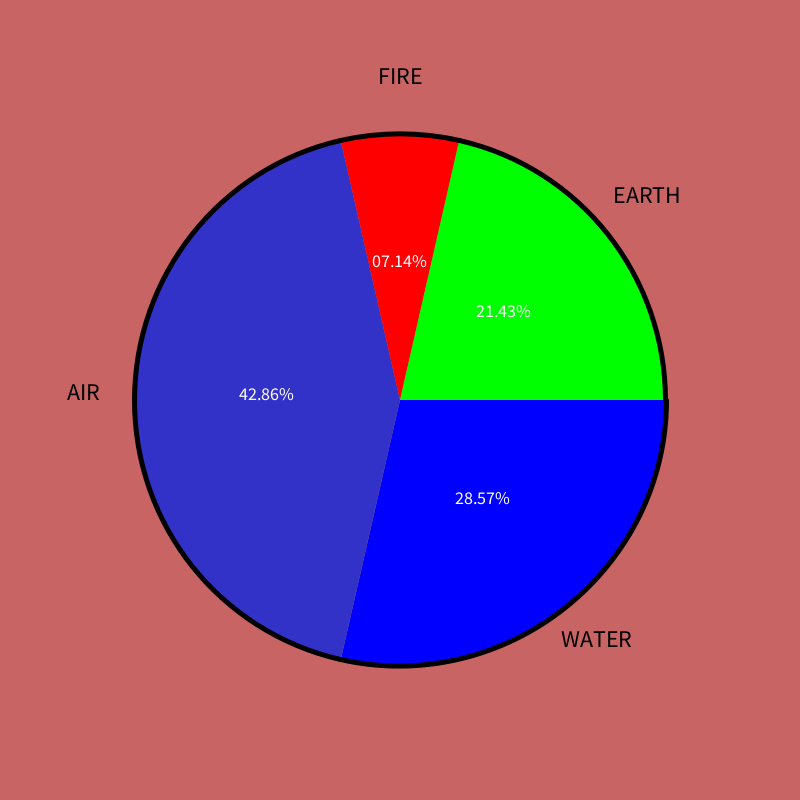
Frame 1 (no input)
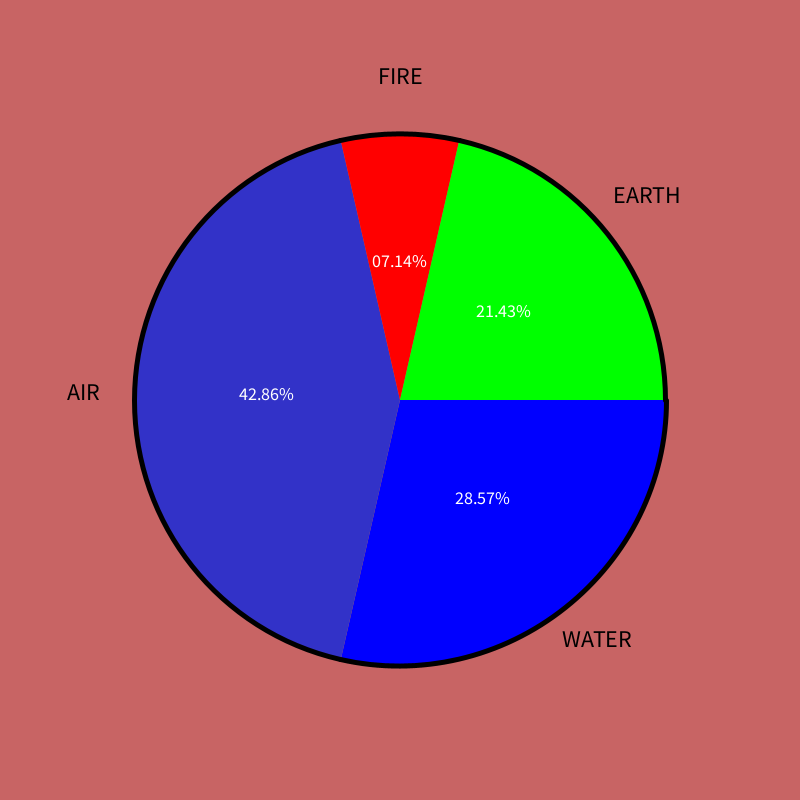
Frame 60 (the mouse pressed at the canvas centre just before this capture)
Frame 120 (the mouse held since frame 60 and released just before this capture): identical to frame 60, image omitted

The Processing sketch that drew these frames (run headless with seeded random() and noise(); from frame 60 on, the mouse is pressed at the canvas centre):

// Processing sketch: sectorDiagram_001
// ── sectorDiagram_001.pde

SectorDiagram s;

String[] textos = {"WATER", "AIR", "FIRE", "EARTH"};
float[] values = {400, 600, 100, 300};
color[] colors = {color(0,0,255), color(50,50,200), 
                  color(255,0,0), color(0,255,0)};

void setup(){
  size(800,800);
  s = new SectorDiagram(width/2, height/2, width/3);
  s.setTexts(textos);
  s.setValues(values);
  s.setColors(colors);
}

void draw(){
  background(200, 100, 100);
  s.display();
}

// ── SectorDiagram.pde

class SectorDiagram {
  
  // Dimensions del Diagrama de Sectors
  float x, y, r;
  
  // Informació del diagrama (textos, valors i colors)
  String[] texts;
  float[] values;
  float[] percentages;
  color[] colors;
  
  // Suma total dels valors
  float total;
  
  SectorDiagram(float x, float y, float r){
    this.x = x; this.y = y; this.r = r;
  }
  
  void setTexts(String[] t){
    this.texts = t;
  }
  
  void setValues(float[] v){
    this.values = v;
    this.total = 0;
    for(int i=0; i<values.length; i++){
      this.total += this.values[i];
    }
    
    this.percentages = new float[values.length];
    for(int i=0; i<percentages.length; i++){
      this.percentages[i] = (this.values[i] / this.total)*100;
    }
  }
  
  void setColors(color[] c){
    this.colors = c;
  }
  
  void display(){
    pushStyle();
    float angStart = 0;
    for(int i=0; i<this.values.length; i++){
      
      float sectorValue = (this.values[i] / this.total)*TWO_PI;
      float angEnd = angStart + sectorValue;
      
      fill(colors[i]); stroke(0); strokeWeight(5);
      arc(this.x, this.y, 2*this.r, 2*this.r, angStart, angEnd);
      
      float textX = this.x + (this.r + 50)*cos((angStart+angEnd)/2f);
      float textY = this.x + (this.r + 50)*sin((angStart+angEnd)/2f);
      fill(0); textAlign(CENTER); textSize(24);
      text(this.texts[i], textX, textY);
      
      
      float percX = this.x + (this.r/2)*cos((angStart+angEnd)/2f);
      float percY = this.x + (this.r/2)*sin((angStart+angEnd)/2f);
      String percentage = nf(this.percentages[i], 2, 2);
      fill(255); textAlign(CENTER); textSize(18);
      text(percentage+"%", percX, percY);
      
      angStart = angEnd;
    }
    popStyle();
  }
  
}
